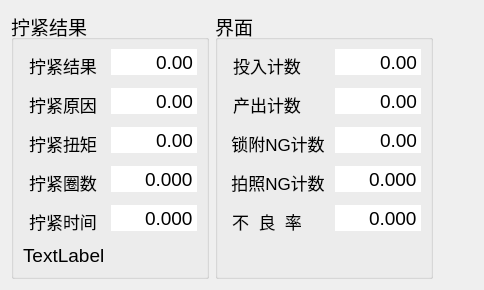
       <widget class="QWidget" name="page_5">
        <layout class="QGridLayout" name="gridLayout_12">
         <item row="0" column="1">
          <widget class="QGroupBox" name="groupBox_interface">
           <property name="font">
            <font>
             <pointsize>14</pointsize>
            </font>
           </property>
           <property name="title">
            <string>界面</string>
           </property>
           <layout class="QGridLayout" name="gridLayout_14">
            <item row="0" column="1">
             <layout class="QFormLayout" name="formLayout_11">
              <item row="0" column="0">
               <widget class="QPushButton" name="Button_Input_count">
                <property name="font">
                 <font>
                  <pointsize>13</pointsize>
                 </font>
                </property>
                <property name="text">
                 <string>投入计数</string>
                </property>
                <property name="iconSize">
                 <size>
                  <width>40</width>
                  <height>40</height>
                 </size>
                </property>
                <property name="autoDefault">
                 <bool>false</bool>
                </property>
                <property name="flat">
                 <bool>true</bool>
                </property>
               </widget>
              </item>
              <item row="0" column="1">
               <widget class="QDoubleSpinBox" name="T_Input_count">
                <property name="minimumSize">
                 <size>
                  <width>0</width>
                  <height>0</height>
                 </size>
                </property>
                <property name="font">
                 <font>
                  <pointsize>14</pointsize>
                 </font>
                </property>
                <property name="frame">
                 <bool>false</bool>
                </property>
                <property name="alignment">
                 <set>Qt::AlignRight|Qt::AlignTrailing|Qt::AlignVCenter</set>
                </property>
                <property name="buttonSymbols">
                 <enum>QAbstractSpinBox::NoButtons</enum>
                </property>
                <property name="minimum">
                 <double>-50.000000000000000</double>
                </property>
                <property name="maximum">
                 <double>50.000000000000000</double>
                </property>
               </widget>
              </item>
              <item row="1" column="0">
               <widget class="QPushButton" name="Button_Output_count">
                <property name="font">
                 <font>
                  <pointsize>13</pointsize>
                 </font>
                </property>
                <property name="text">
                 <string>产出计数</string>
                </property>
                <property name="iconSize">
                 <size>
                  <width>40</width>
                  <height>40</height>
                 </size>
                </property>
                <property name="autoDefault">
                 <bool>false</bool>
                </property>
                <property name="flat">
                 <bool>true</bool>
                </property>
               </widget>
              </item>
              <item row="1" column="1">
               <widget class="QDoubleSpinBox" name="T_Output_count">
                <property name="minimumSize">
                 <size>
                  <width>0</width>
                  <height>0</height>
                 </size>
                </property>
                <property name="font">
                 <font>
                  <pointsize>14</pointsize>
                 </font>
                </property>
                <property name="frame">
                 <bool>false</bool>
                </property>
                <property name="alignment">
                 <set>Qt::AlignRight|Qt::AlignTrailing|Qt::AlignVCenter</set>
                </property>
                <property name="buttonSymbols">
                 <enum>QAbstractSpinBox::NoButtons</enum>
                </property>
                <property name="minimum">
                 <double>0.000000000000000</double>
                </property>
                <property name="maximum">
                 <double>9999.000000000000000</double>
                </property>
               </widget>
              </item>
              <item row="2" column="0">
               <widget class="QPushButton" name="Button_Lock_NG_count">
                <property name="font">
                 <font>
                  <pointsize>13</pointsize>
                 </font>
                </property>
                <property name="text">
                 <string>锁附NG计数</string>
                </property>
                <property name="iconSize">
                 <size>
                  <width>40</width>
                  <height>40</height>
                 </size>
                </property>
                <property name="autoDefault">
                 <bool>false</bool>
                </property>
                <property name="flat">
                 <bool>true</bool>
                </property>
               </widget>
              </item>
              <item row="2" column="1">
               <widget class="QDoubleSpinBox" name="T_Lock_NG_count">
                <property name="minimumSize">
                 <size>
                  <width>0</width>
                  <height>0</height>
                 </size>
                </property>
                <property name="font">
                 <font>
                  <pointsize>14</pointsize>
                 </font>
                </property>
                <property name="frame">
                 <bool>false</bool>
                </property>
                <property name="alignment">
                 <set>Qt::AlignRight|Qt::AlignTrailing|Qt::AlignVCenter</set>
                </property>
                <property name="buttonSymbols">
                 <enum>QAbstractSpinBox::NoButtons</enum>
                </property>
                <property name="keyboardTracking">
                 <bool>false</bool>
                </property>
                <property name="minimum">
                 <double>-9999.000000000000000</double>
                </property>
                <property name="maximum">
                 <double>9999.000000000000000</double>
                </property>
               </widget>
              </item>
              <item row="3" column="0">
               <widget class="QPushButton" name="Button_Picture_NG_count">
                <property name="font">
                 <font>
                  <pointsize>13</pointsize>
                 </font>
                </property>
                <property name="text">
                 <string>拍照NG计数</string>
                </property>
                <property name="iconSize">
                 <size>
                  <width>40</width>
                  <height>40</height>
                 </size>
                </property>
                <property name="autoDefault">
                 <bool>false</bool>
                </property>
                <property name="flat">
                 <bool>true</bool>
                </property>
               </widget>
              </item>
              <item row="3" column="1">
               <widget class="QDoubleSpinBox" name="T_Picture_NG_count">
                <property name="minimumSize">
                 <size>
                  <width>0</width>
                  <height>0</height>
                 </size>
                </property>
                <property name="font">
                 <font>
                  <pointsize>14</pointsize>
                 </font>
                </property>
                <property name="frame">
                 <bool>false</bool>
                </property>
                <property name="alignment">
                 <set>Qt::AlignRight|Qt::AlignTrailing|Qt::AlignVCenter</set>
                </property>
                <property name="buttonSymbols">
                 <enum>QAbstractSpinBox::NoButtons</enum>
                </property>
                <property name="suffix">
                 <string/>
                </property>
                <property name="decimals">
                 <number>3</number>
                </property>
                <property name="minimum">
                 <double>0.000000000000000</double>
                </property>
                <property name="maximum">
                 <double>9999.000000000000000</double>
                </property>
                <property name="singleStep">
                 <double>1.000000000000000</double>
                </property>
               </widget>
              </item>
              <item row="4" column="0">
               <widget class="QPushButton" name="Button_fraction_defective">
                <property name="font">
                 <font>
                  <pointsize>13</pointsize>
                 </font>
                </property>
                <property name="text">
                 <string>不  良  率</string>
                </property>
                <property name="iconSize">
                 <size>
                  <width>40</width>
                  <height>40</height>
                 </size>
                </property>
                <property name="autoDefault">
                 <bool>false</bool>
                </property>
                <property name="flat">
                 <bool>true</bool>
                </property>
               </widget>
              </item>
              <item row="4" column="1">
               <widget class="QDoubleSpinBox" name="T_fraction_defective">
                <property name="minimumSize">
                 <size>
                  <width>0</width>
                  <height>0</height>
                 </size>
                </property>
                <property name="font">
                 <font>
                  <pointsize>14</pointsize>
                 </font>
                </property>
                <property name="frame">
                 <bool>false</bool>
                </property>
                <property name="alignment">
                 <set>Qt::AlignRight|Qt::AlignTrailing|Qt::AlignVCenter</set>
                </property>
                <property name="buttonSymbols">
                 <enum>QAbstractSpinBox::NoButtons</enum>
                </property>
                <property name="decimals">
                 <number>3</number>
                </property>
                <property name="minimum">
                 <double>0.000000000000000</double>
                </property>
                <property name="maximum">
                 <double>9999.000000000000000</double>
                </property>
               </widget>
              </item>
             </layout>
            </item>
           </layout>
          </widget>
         </item>
         <item row="0" column="0">
          <widget class="QGroupBox" name="groupBox_screw_result">
           <property name="font">
            <font>
             <pointsize>14</pointsize>
            </font>
           </property>
           <property name="title">
            <string>拧紧结果</string>
           </property>
           <layout class="QGridLayout" name="gridLayout_13">
            <item row="0" column="0">
             <layout class="QFormLayout" name="formLayout_9">
              <item row="0" column="0">
               <widget class="QPushButton" name="Button_screw_result">
                <property name="font">
                 <font>
                  <pointsize>13</pointsize>
                 </font>
                </property>
                <property name="text">
                 <string>拧紧结果</string>
                </property>
                <property name="iconSize">
                 <size>
                  <width>40</width>
                  <height>40</height>
                 </size>
                </property>
                <property name="autoDefault">
                 <bool>false</bool>
                </property>
                <property name="flat">
                 <bool>true</bool>
                </property>
               </widget>
              </item>
              <item row="0" column="1">
               <widget class="QDoubleSpinBox" name="T_screw_result">
                <property name="minimumSize">
                 <size>
                  <width>0</width>
                  <height>0</height>
                 </size>
                </property>
                <property name="font">
                 <font>
                  <pointsize>14</pointsize>
                 </font>
                </property>
                <property name="frame">
                 <bool>false</bool>
                </property>
                <property name="alignment">
                 <set>Qt::AlignRight|Qt::AlignTrailing|Qt::AlignVCenter</set>
                </property>
                <property name="buttonSymbols">
                 <enum>QAbstractSpinBox::NoButtons</enum>
                </property>
                <property name="minimum">
                 <double>-50.000000000000000</double>
                </property>
                <property name="maximum">
                 <double>50.000000000000000</double>
                </property>
               </widget>
              </item>
              <item row="1" column="0">
               <widget class="QPushButton" name="Button_screw_cause">
                <property name="font">
                 <font>
                  <pointsize>13</pointsize>
                 </font>
                </property>
                <property name="text">
                 <string>拧紧原因</string>
                </property>
                <property name="iconSize">
                 <size>
                  <width>40</width>
                  <height>40</height>
                 </size>
                </property>
                <property name="autoDefault">
                 <bool>false</bool>
                </property>
                <property name="flat">
                 <bool>true</bool>
                </property>
               </widget>
              </item>
              <item row="1" column="1">
               <widget class="QDoubleSpinBox" name="T_screw_cause">
                <property name="minimumSize">
                 <size>
                  <width>0</width>
                  <height>0</height>
                 </size>
                </property>
                <property name="font">
                 <font>
                  <pointsize>14</pointsize>
                 </font>
                </property>
                <property name="frame">
                 <bool>false</bool>
                </property>
                <property name="alignment">
                 <set>Qt::AlignRight|Qt::AlignTrailing|Qt::AlignVCenter</set>
                </property>
                <property name="buttonSymbols">
                 <enum>QAbstractSpinBox::NoButtons</enum>
                </property>
                <property name="minimum">
                 <double>0.000000000000000</double>
                </property>
                <property name="maximum">
                 <double>9999.000000000000000</double>
                </property>
               </widget>
              </item>
              <item row="2" column="0">
               <widget class="QPushButton" name="Button_screw_moment">
                <property name="font">
                 <font>
                  <pointsize>13</pointsize>
                 </font>
                </property>
                <property name="text">
                 <string>拧紧扭矩</string>
                </property>
                <property name="iconSize">
                 <size>
                  <width>40</width>
                  <height>40</height>
                 </size>
                </property>
                <property name="autoDefault">
                 <bool>false</bool>
                </property>
                <property name="flat">
                 <bool>true</bool>
                </property>
               </widget>
              </item>
              <item row="2" column="1">
               <widget class="QDoubleSpinBox" name="T_screw_moment">
                <property name="minimumSize">
                 <size>
                  <width>0</width>
                  <height>0</height>
                 </size>
                </property>
                <property name="font">
                 <font>
                  <pointsize>14</pointsize>
                 </font>
                </property>
                <property name="frame">
                 <bool>false</bool>
                </property>
                <property name="alignment">
                 <set>Qt::AlignRight|Qt::AlignTrailing|Qt::AlignVCenter</set>
                </property>
                <property name="buttonSymbols">
                 <enum>QAbstractSpinBox::NoButtons</enum>
                </property>
                <property name="keyboardTracking">
                 <bool>false</bool>
                </property>
                <property name="minimum">
                 <double>-9999.000000000000000</double>
                </property>
                <property name="maximum">
                 <double>9999.000000000000000</double>
                </property>
               </widget>
              </item>
              <item row="3" column="0">
               <widget class="QPushButton" name="Button_screw_circle">
                <property name="font">
                 <font>
                  <pointsize>13</pointsize>
                 </font>
                </property>
                <property name="text">
                 <string>拧紧圈数</string>
                </property>
                <property name="iconSize">
                 <size>
                  <width>40</width>
                  <height>40</height>
                 </size>
                </property>
                <property name="autoDefault">
                 <bool>false</bool>
                </property>
                <property name="flat">
                 <bool>true</bool>
                </property>
               </widget>
              </item>
              <item row="3" column="1">
               <widget class="QDoubleSpinBox" name="T_screw_circle">
                <property name="minimumSize">
                 <size>
                  <width>0</width>
                  <height>0</height>
                 </size>
                </property>
                <property name="font">
                 <font>
                  <pointsize>14</pointsize>
                 </font>
                </property>
                <property name="frame">
                 <bool>false</bool>
                </property>
                <property name="alignment">
                 <set>Qt::AlignRight|Qt::AlignTrailing|Qt::AlignVCenter</set>
                </property>
                <property name="buttonSymbols">
                 <enum>QAbstractSpinBox::NoButtons</enum>
                </property>
                <property name="suffix">
                 <string/>
                </property>
                <property name="decimals">
                 <number>3</number>
                </property>
                <property name="minimum">
                 <double>0.000000000000000</double>
                </property>
                <property name="maximum">
                 <double>9999.000000000000000</double>
                </property>
                <property name="singleStep">
                 <double>1.000000000000000</double>
                </property>
               </widget>
              </item>
              <item row="4" column="0">
               <widget class="QPushButton" name="Button_screw_time">
                <property name="font">
                 <font>
                  <pointsize>13</pointsize>
                 </font>
                </property>
                <property name="text">
                 <string>拧紧时间</string>
                </property>
                <property name="iconSize">
                 <size>
                  <width>40</width>
                  <height>40</height>
                 </size>
                </property>
                <property name="autoDefault">
                 <bool>false</bool>
                </property>
                <property name="flat">
                 <bool>true</bool>
                </property>
               </widget>
              </item>
              <item row="4" column="1">
               <widget class="QDoubleSpinBox" name="T_screw_time">
                <property name="minimumSize">
                 <size>
                  <width>0</width>
                  <height>0</height>
                 </size>
                </property>
                <property name="font">
                 <font>
                  <pointsize>14</pointsize>
                 </font>
                </property>
                <property name="frame">
                 <bool>false</bool>
                </property>
                <property name="alignment">
                 <set>Qt::AlignRight|Qt::AlignTrailing|Qt::AlignVCenter</set>
                </property>
                <property name="buttonSymbols">
                 <enum>QAbstractSpinBox::NoButtons</enum>
                </property>
                <property name="decimals">
                 <number>3</number>
                </property>
                <property name="minimum">
                 <double>0.000000000000000</double>
                </property>
                <property name="maximum">
                 <double>9999.000000000000000</double>
                </property>
               </widget>
              </item>
              <item row="5" column="0">
               <widget class="QLabel" name="label">
                <property name="text">
                 <string>TextLabel</string>
                </property>
               </widget>
              </item>
             </layout>
            </item>
           </layout>
          </widget>
         </item>
         <item row="0" column="2">
          <spacer name="horizontalSpacer_9">
           <property name="orientation">
            <enum>Qt::Horizontal</enum>
           </property>
           <property name="sizeHint" stdset="0">
            <size>
             <width>40</width>
             <height>20</height>
            </size>
           </property>
          </spacer>
         </item>
        </layout>
       </widget>
